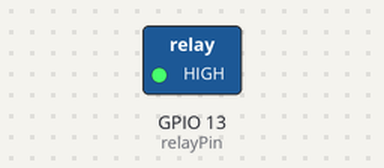
Recording of a sketch running on a simulated ESP32. Shown: switched loads named in the sketch (green lamp = pin HIGH). Dashed ring = blinking.

Above: at 0.5 s.
Timing chart, 0 to 4.6 s (numbered marks = the images above):
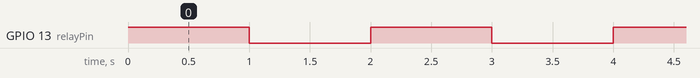

Measured:
- by itself, GPIO 13 (relayPin): alternates HIGH for 1.0 s and LOW for 1.0 s

The sketch:

GISMO5_relay.ino
```cpp
#define relayPin 13
void setup() {
  // put your setup code here, to run once:
pinMode(relayPin,OUTPUT);
}

void loop() {
  // put your main code here, to run repeatedly:
digitalWrite(relayPin,HIGH);
delay(1000);
digitalWrite(relayPin,LOW);
delay(1000);
}
```
